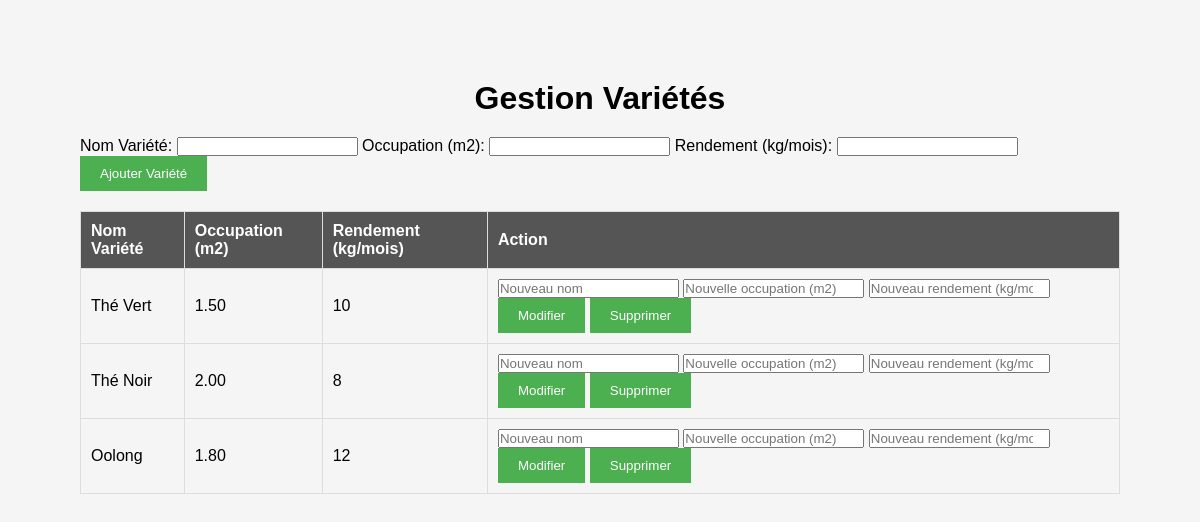
Screenshot of /Admin/gestion_varietes.php with the database file from the repository.
### tables this page shows
CREATE TABLE Varietes_The (
    ID_Variete INT AUTO_INCREMENT PRIMARY KEY,
    Nom_Variete VARCHAR(255),
    Occupation_Pied DECIMAL(5,2),
    Rendement_Pied_Mois INT
);

### Admin/gestion_varietes.php (the view, shortened to what this page needs)
<?php
include '../config.php';
$result = $conn->query("SELECT * FROM Varietes_The");
$varietes = $result->fetch_all(MYSQLI_ASSOC);
?>
<!DOCTYPE html>
<html lang="en">
<head>
    <link rel="stylesheet" href="../css/style.css">
</head>
<body>
    <h1>Gestion Variétés</h1>
    <form action="traitement_gestion_variete.php" method="post">
        <label for="nom_variete">Nom Variété:</label>
        <input type="text" id="nom_variete" name="nom_variete" required>
        <label for="occupation_m2">Occupation (m2):</label>
        <input type="number" id="occupation_m2" name="occupation_m2" step="0.01" required>
        <label for="rendement_kg_mois">Rendement (kg/mois):</label>
        <input type="number" id="rendement_kg_mois" name="rendement_kg_mois" step="0.01" required>
        <button type="submit" name="ajouter_variete">Ajouter Variété</button>
    </form>
    <table>
        <thead>
            <tr>
                <th>Nom Variété</th>
                <th>Occupation (m2)</th>
                <th>Rendement (kg/mois)</th>
                <th>Action</th>
            </tr>
        </thead>
        <tbody>
            <?php foreach ($varietes as $variete): ?>
                <tr>
                    <td><?= $variete['Nom_Variete'] ?? '' ?></td>
                    <td><?= $variete['Occupation_Pied'] ?? '' ?></td>
                    <td><?= $variete['Rendement_Pied_Mois'] ?? '' ?></td>
                    <td>
                    <form action="traitement_gestion_variete.php" method="post" style="display: inline;">
                        <input type="text" name="nom_variete_modifie" placeholder="Nouveau nom">
                        <input type="number" name="occupation_m2_modifie" step="0.01" placeholder="Nouvelle occupation (m2)">
                        <input type="number" name="rendement_kg_mois_modifie" step="0.01" placeholder="Nouveau rendement (kg/mois)">
                        <button type="submit" name="action" value="modifier_variete">Modifier</button>
                    </form>
                    <form action="traitement_gestion_variete.php" method="post" style="display: inline;">
                        <button type="submit" name="action" value="supprimer_variete">Supprimer</button>
                    </form>
                    </td>
                </tr>
            <?php endforeach; ?>
        </tbody>
    </table>
</body>
</html>

### css/style.css (style rules this page uses)
* { margin: 0; padding: 0; box-sizing: border-box; }
body { font-family: 'Arial', sans-serif; margin: 0; padding: 0; background-color: #f5f5f5; padding: 80px; }
input { outline: none; }
h1 { margin-bottom: 20px; text-align: center; }
form { margin-bottom: 20px; }
table { width: 100%; border-collapse: collapse; margin-top: 20px; }
table, th, td { border: 1px solid #ddd; }
th, td { padding: 10px; text-align: left; }
th { background-color: #555; color: #fff; }
button { background-color: #4CAF50; color: #fff; padding: 10px 20px; border: none; cursor: pointer; }

### rows the page displays
varietes_the: Nom_Variete "Thé Vert", Occupation_Pied "1.50", Rendement_Pied_Mois "10"
varietes_the: Nom_Variete "Thé Noir", Occupation_Pied "2.00", Rendement_Pied_Mois "8"
varietes_the: Nom_Variete "Oolong", Occupation_Pied "1.80", Rendement_Pied_Mois "12"
